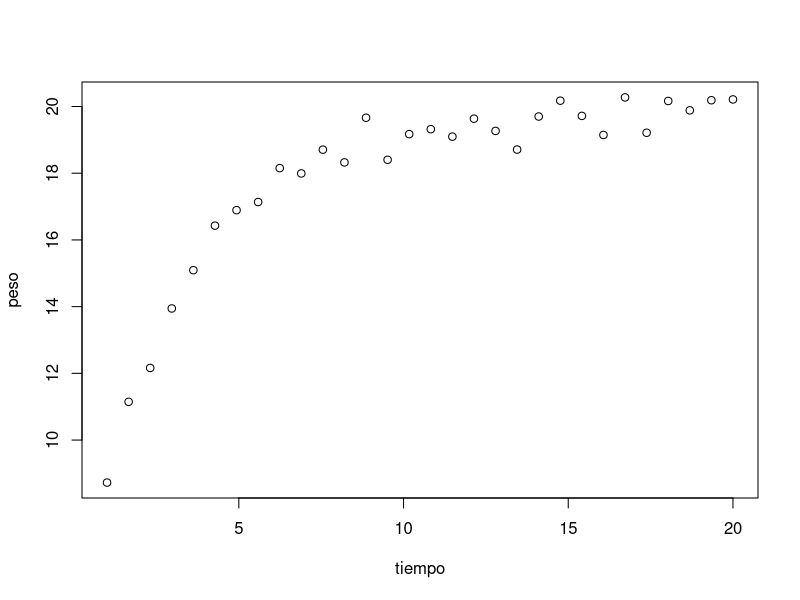
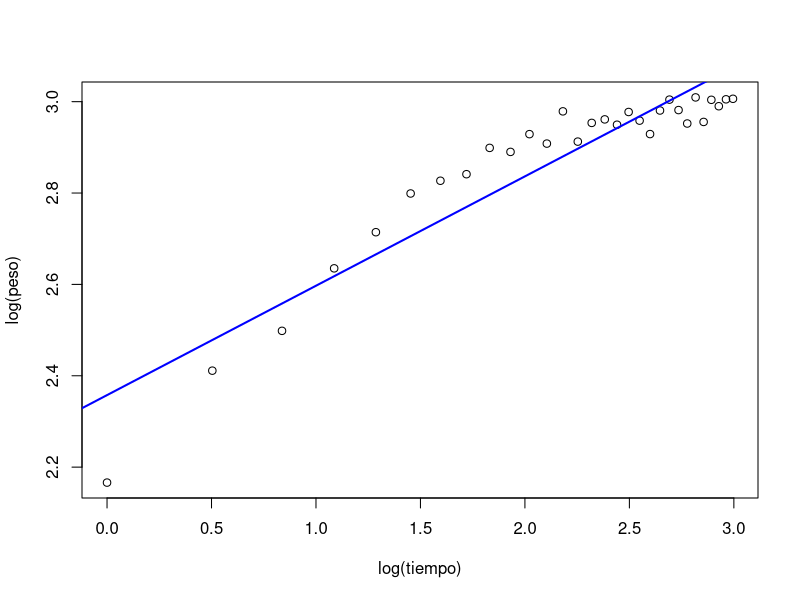
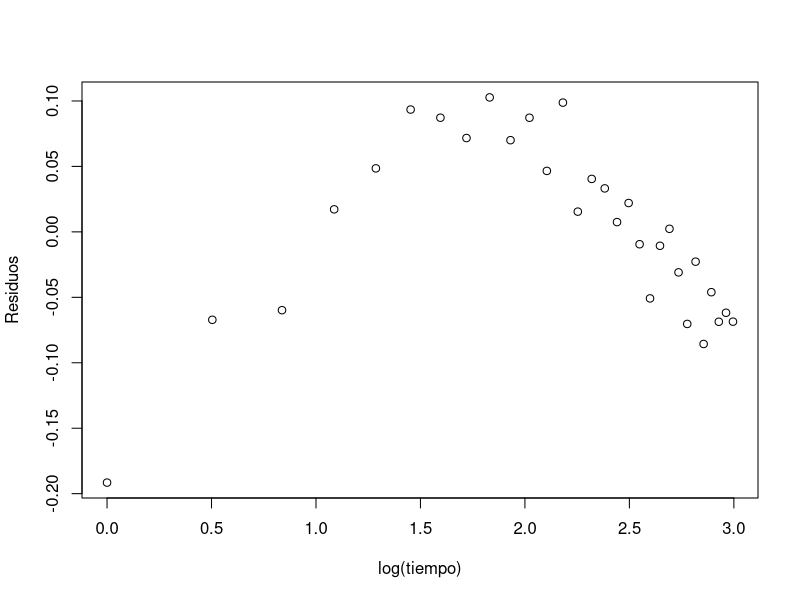
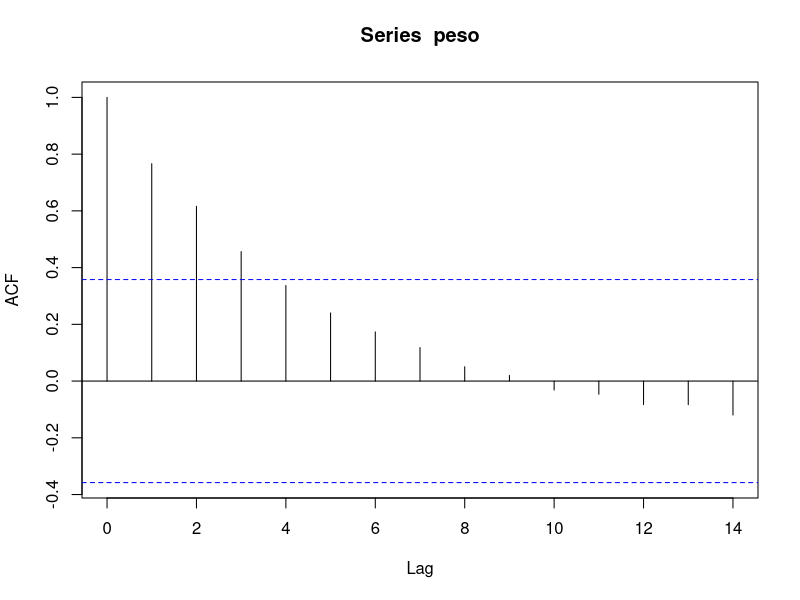
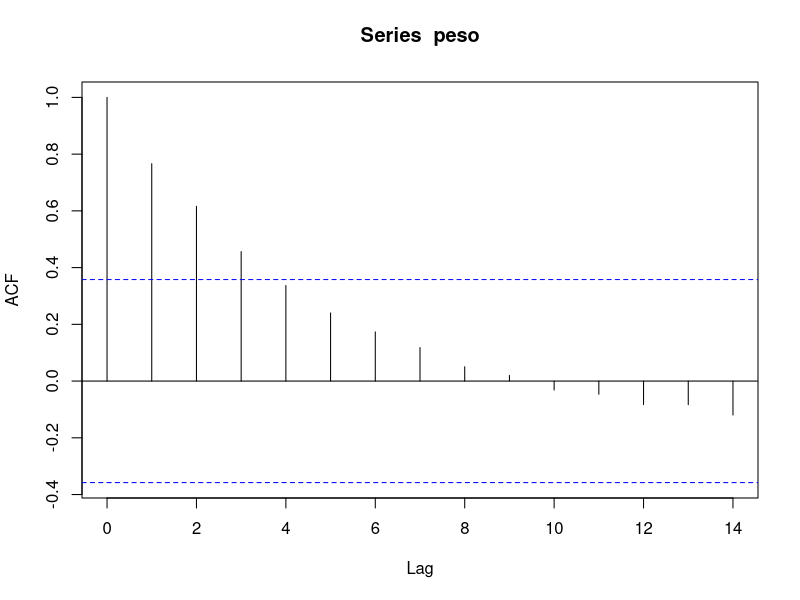
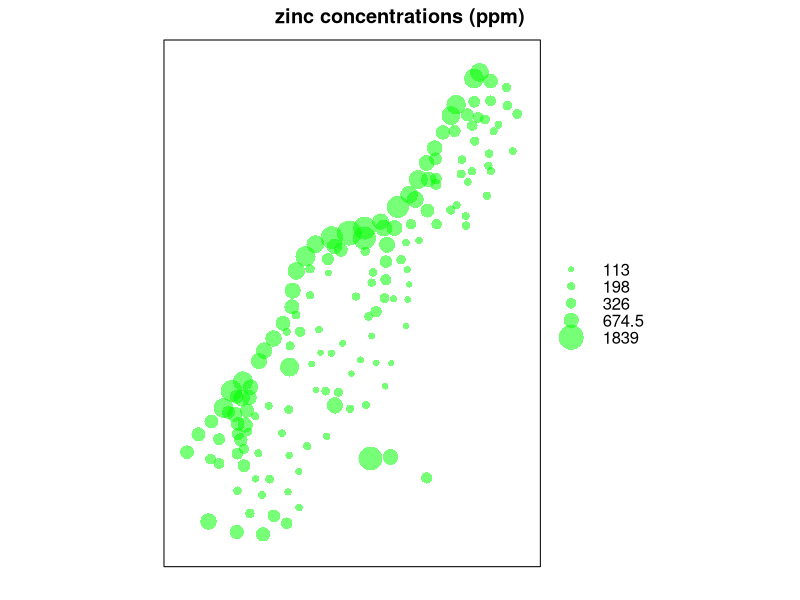
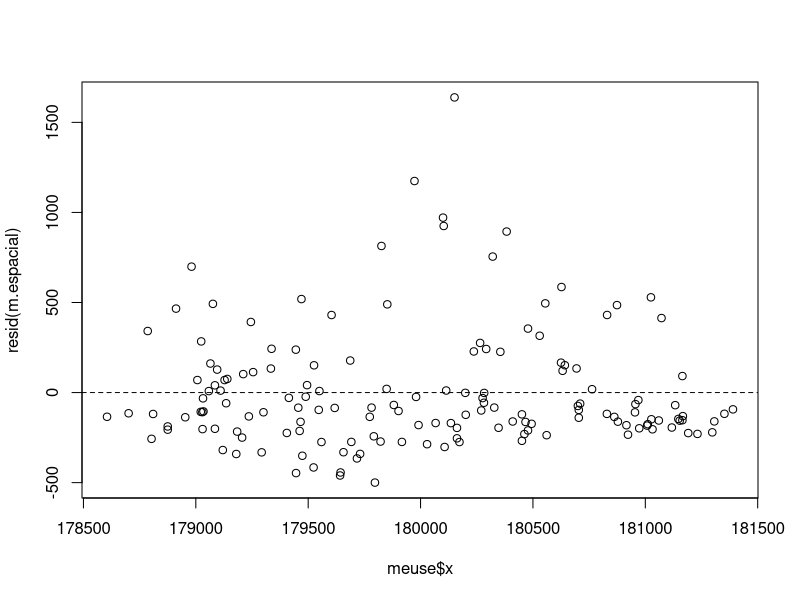
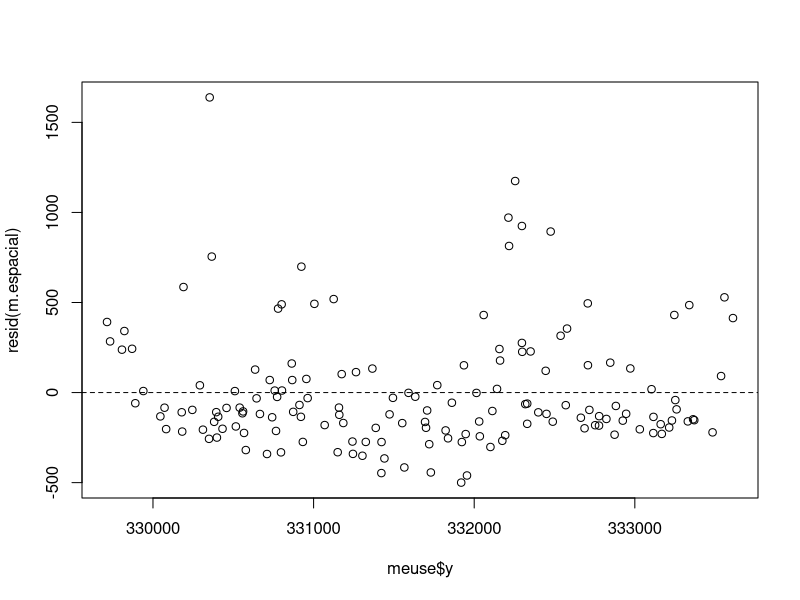

Write R code to recreate these figures, in order. (Note: this script raises an error after producing the figures.)
## ---- chunk 1
knitr::opts_chunk$set(message = FALSE, warning = FALSE, error = FALSE, echo = TRUE)
## ---- chunk 2
set.seed(101)
tiempo <- seq(1, 20, length = 30)
a <- 20
b <- 5
c <- 0.3
peso <- a - (a - b)*exp(-c*tiempo) + rnorm(n = 30, mean = 0, sd = 0.5)
plot(tiempo, peso)

# Grafico de residuos
m.crec <- lm(log(peso) ~ log(tiempo))
plot(log(tiempo), log(peso))
abline(m.crec, lwd = 2, col = "blue")
plot(log(tiempo), resid(m.crec), xlab = "log(tiempo)", ylab = "Residuos")

# Funcion de autocorrelacion
plot(acf(peso))
## ---- chunk 3
library(sp)
library(ggplot2)
data(meuse)
coordinates(meuse) = ~x+y
bubble(meuse, "zinc", col = "#00ff0088", main = "zinc concentrations (ppm)")

m.espacial <- lm(zinc ~ x + y, data = meuse)
plot(meuse$x, resid(m.espacial))
abline(a = 0, b = 0, lty = 2)
plot(meuse$y, resid(m.espacial))
abline(a = 0, b = 0, lty = 2)

data(meuse)
meuse$residuos <- resid(m.espacial)
ggplot(meuse, aes(x = x, y = y, col = residuos)) +
  geom_point(size = 4) +
  scale_color_gradient(low = "yellow", high = "red")

# Semivariograma
coordinates(meuse) = ~x+y
zinc.variog <- variogram(zinc ~ 1, meuse)
plot(zinc.variog)
## ---- chunk 4
id <- factor(sort(rep(1:8, 3)))
long.pedicelo <- c(1, 1.3, 1.4, 2, 2.2, 2.1, 2.9, 3, 2.8, 3.5, 3.4, 3.7,
                   4.5, 4.7, 4.7, 5.5, 5.7, 6, 7.2, 7.3, 7.5, 8.4, 8.8, 8.6)
nflores <- c(2, 2, 3, 4, 5, 4, 5, 6, 7, 8, 7, 10, 10, 12, 11, 11, 13, 12,
             13, 11, 14, 14, 17, 15)
plantas <- data.frame(id, long.pedicelo, nflores)
plantas

plot(plantas$long.pedicelo, plantas$nflores, pch = 19, cex = 2, 
     xlab = "Longitud del pedicelo", ylab = "Numero de flores")

# Opcion 1: asumimos que las observaciones son independientes
m1 <- lm(nflores ~ long.pedicelo, data = plantas)
summary(m1)

# Opcion 2: una media por unidad
xlong.pedicelo <- tapply(long.pedicelo, id, mean)
xnflores <- tapply(nflores, id, mean)
plot(xlong.pedicelo, xnflores, pch = 19, cex = 2)
m2 <- lm(xnflores ~ xlong.pedicelo)
summary(m2)

# Opcion 3: incluir el efecto de la unidad
m3 <- lm(nflores ~ long.pedicelo + id, data = plantas)
summary(m3)

# Opcion 4: modelo mixto de intercepto aleatorio
library(lme4)
library(lmerTest)
m4 <- lmer(nflores ~ long.pedicelo + (1|id), data = plantas)
summary(m4)
ranef(m4) 
rand(m4) # Significancia de efectos aleatorios

long.pedicelo.new <- seq(min(plantas$long.pedicelo), max(plantas$long.pedicelo), length = 100)
newdata <- expand.grid(long.pedicelo.new, plantas$id)
colnames(newdata) <- c("long.pedicelo", "id")
newdata$predy.fixed <- predict(m4, newdata = newdata, re.form = NA)
newdata$predy.rand <- predict(m4, newdata = newdata, re.form = NULL)

ggplot(data = plantas, aes(x = long.pedicelo, y = nflores, col = id)) +
  geom_point(size = 2) + 
  geom_line(data = newdata, aes(x = long.pedicelo, y = predy.rand)) +
  geom_line(data = newdata, aes(x = long.pedicelo, y = predy.fixed), col = "black", size = 2) + ggtitle("Modelo de intercepto aleatorio") +
  xlab("Longitud del pedicelo") + ylab("Numero de flores") +
  theme_bw()

# Opcion 5: modelo mixto de intercepto y pendiente aleatorios
m5 <- lmer(nflores ~ long.pedicelo + (long.pedicelo|id), data = plantas)
summary(m5)
ranef(m5)
rand(m5)

newdata$predy.fixed <- predict(m5, newdata = newdata, re.form = NA)
newdata$predy.rand <- predict(m5, newdata = newdata, re.form = NULL)
ggplot(data = plantas, aes(x = long.pedicelo, y = nflores, col = id)) +
  geom_point(size = 2) + 
  ggtitle("Modelo de intercepto y pendiente aleatorios") +
  geom_line(data = newdata, aes(x = long.pedicelo, y = predy.rand)) +
  geom_line(data = newdata, aes(x = long.pedicelo, y = predy.fixed), col = "black", size = 2) +
  xlab("Longitud del pedicelo") + ylab("Numero de flores") +
  theme_bw()
